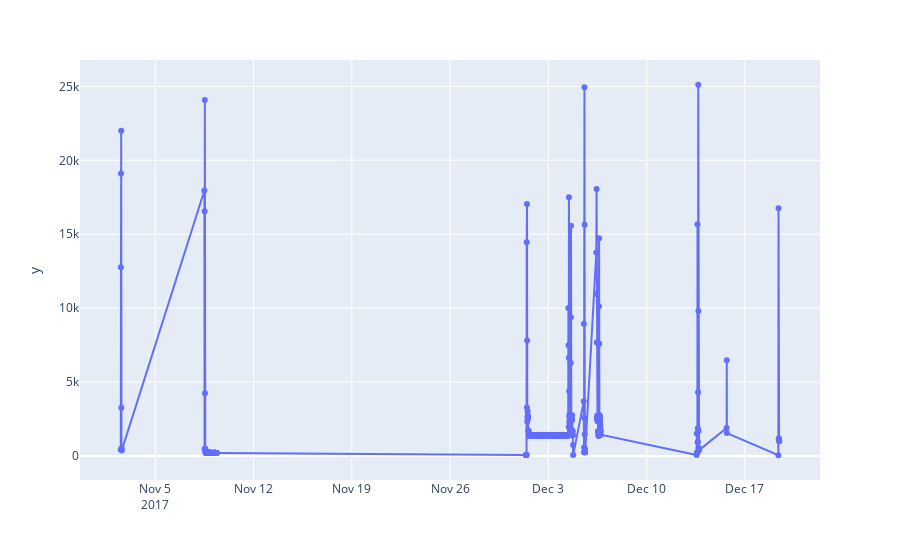

Here is the notebook cell this chart was saved with:
### Code cell
px.scatter(df_chip_press, x=df_chip_press.index, y=df_chip_press[('power', 'active')].values).update_traces(mode="lines+markers")

### Figure 1 — Plotly figure (JSON) as saved in the notebook; plotly's stock layout.template omitted (floating-point values rounded to 4 significant figures; data arrays with more than 128 entries replaced by an {"elided": "..."} marker saying what was removed)
{"data": [{"hovertemplate": "=%{x}<br>y=%{y}<extra></extra>", "legendgroup": "", "marker": {"color": "#636efa", "symbol": "circle"}, "mode": "lines+markers", "name": "", "orientation": "v", "showlegend": false, "type": "scatter", "x": {"elided": "489 str values"}, "xaxis": "x", "y": {"elided": "489 float values"}, "yaxis": "y"}], "layout": {"legend": {"tracegroupgap": 0}, "margin": {"t": 60}, "xaxis": {"anchor": "y", "domain": [0, 1], "title": {"text": ""}}, "yaxis": {"anchor": "x", "domain": [0, 1], "title": {"text": "y"}}}}
